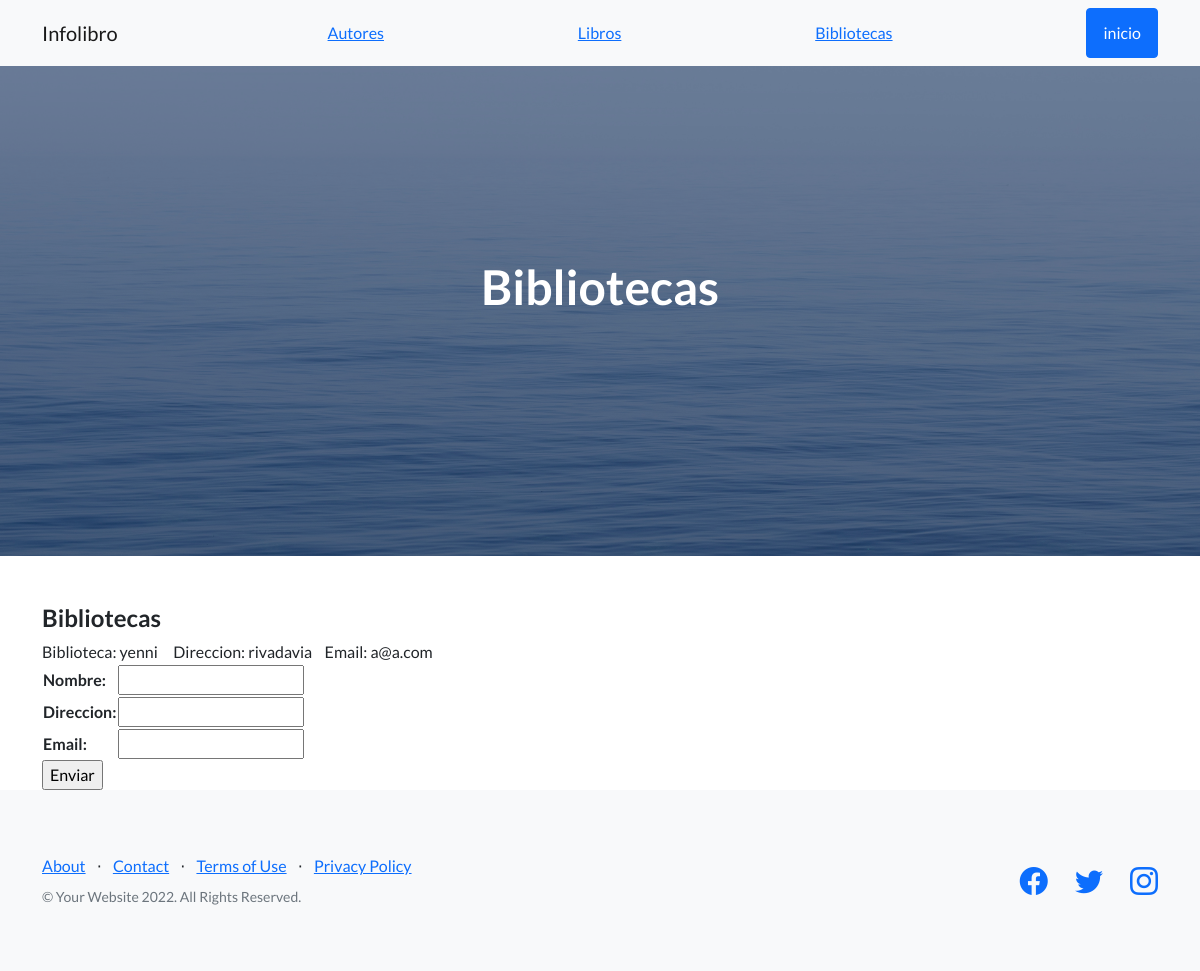
/bibliotecas/, run on an earlier commit of the app's database.
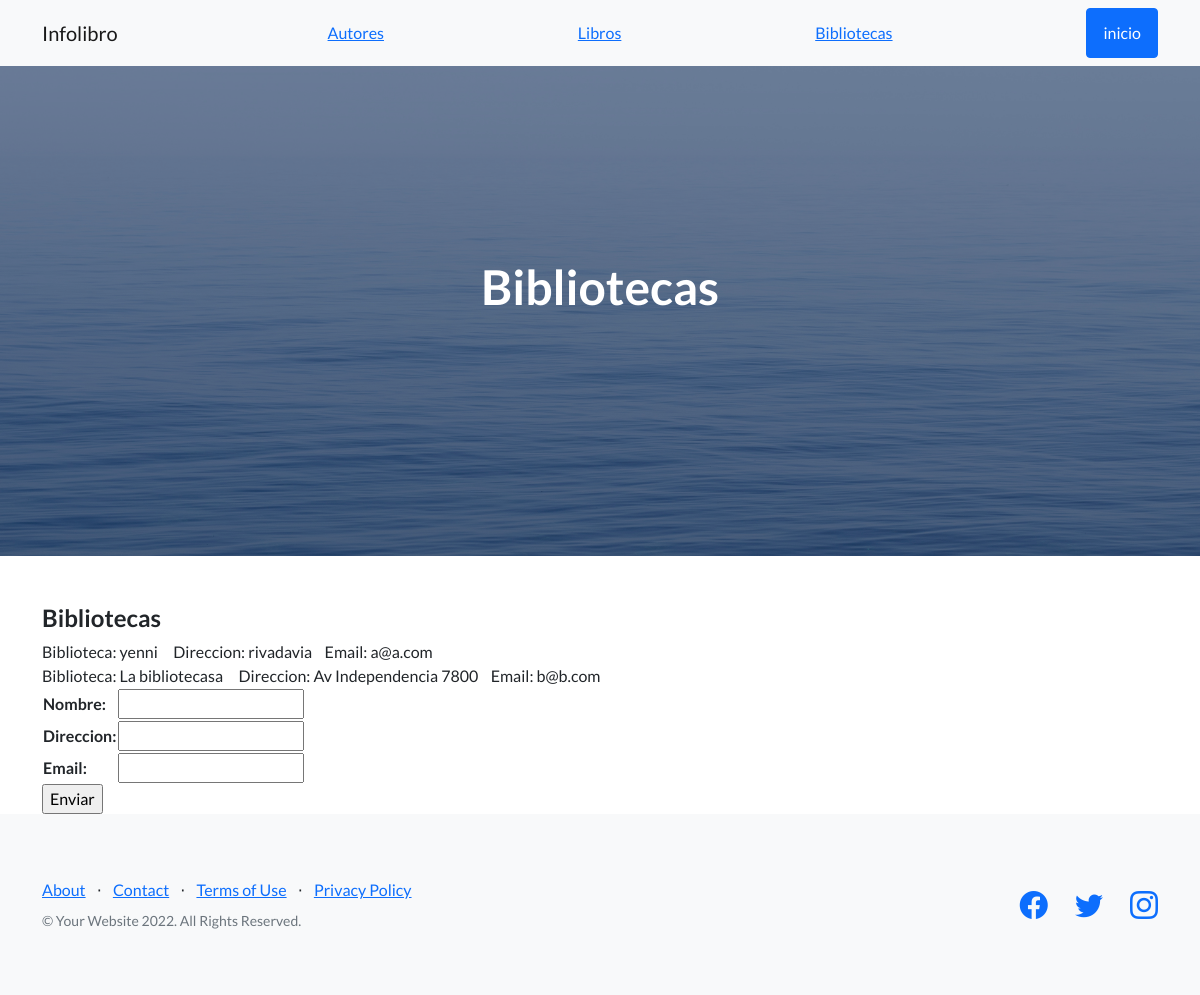
And on a later commit of the database.
### AppProyecto/models.py (models this page shows, shortened)
class biblioteca(models.Model):
    nombre=models.CharField(max_length=50)
    direccion=models.CharField(max_length=50)
    email=models.EmailField()

### AppProyecto/views.py (the view)
# urls.py: path('bibliotecas/', bibliotecas, name='bibliotecas'),
def bibliotecas (request):
    mis_bibliotecas = biblioteca.objects.all()
    if request.method == 'POST':
        mi_formu = BibliotecasFormulario(request.POST)
        if mi_formu.is_valid():
            informacion = mi_formu.cleaned_data
            bibliotecadb= biblioteca(nombre=informacion['nombre'], direccion=informacion['direccion'], email=informacion['email'])
            bibliotecadb.save()
            nueva_biblioteca={'nombre': informacion['nombre'], 'direccion':informacion['direccion'], 'email':informacion['email']}
            return render (request, 'AppProyecto/bibliotecas.html',{'bibliotecasformulario': mi_formu,'nueva_biblioteca':nueva_biblioteca,"mis_bibliotecas":mis_bibliotecas})
    else:
        mi_formu=BibliotecasFormulario()
    return render(request, 'AppProyecto/bibliotecas.html',{'bibliotecasformulario':mi_formu, 'mis_bibliotecas':mis_bibliotecas})

### AppProyecto/forms.py
class BibliotecasFormulario(forms.Form):
    nombre=forms.CharField()
    direccion=forms.CharField()
    email=forms.EmailField()

### AppProyecto/templates/AppProyecto/bibliotecas.html (shortened to what this page needs)
{% extends 'AppProyecto/padre.html' %}
{% block encabezado %}Bibliotecas{% endblock %}
{% block contenido %}
<section class="mt-5">
    <div class="container">
        <div class="row">
            <div class= "col-lg-12">
                <h4>Bibliotecas</h4>
                {% for biblioteca in mis_bibliotecas %}
                Biblioteca: {{biblioteca.nombre}}&nbsp;&nbsp;&nbsp;&nbsp; Direccion: {{biblioteca.direccion}}&nbsp;&nbsp;&nbsp;&nbsp;Email: {{biblioteca.email}} <br>
                {% endfor %}
                <form action="{%url 'bibliotecas' %}" method="POST">
                    <table>
                        {{bibliotecasformulario.as_table }}
                    </table>
                    <input type="submit" value="Enviar">
            </div>
        </div>
    </div>
</section>
{% endblock %}

What changed in the data, as far as the page shows it:
added biblioteca: nombre "La bibliotecasa", direccion "Av Independencia 7800", email "b@b.com"
